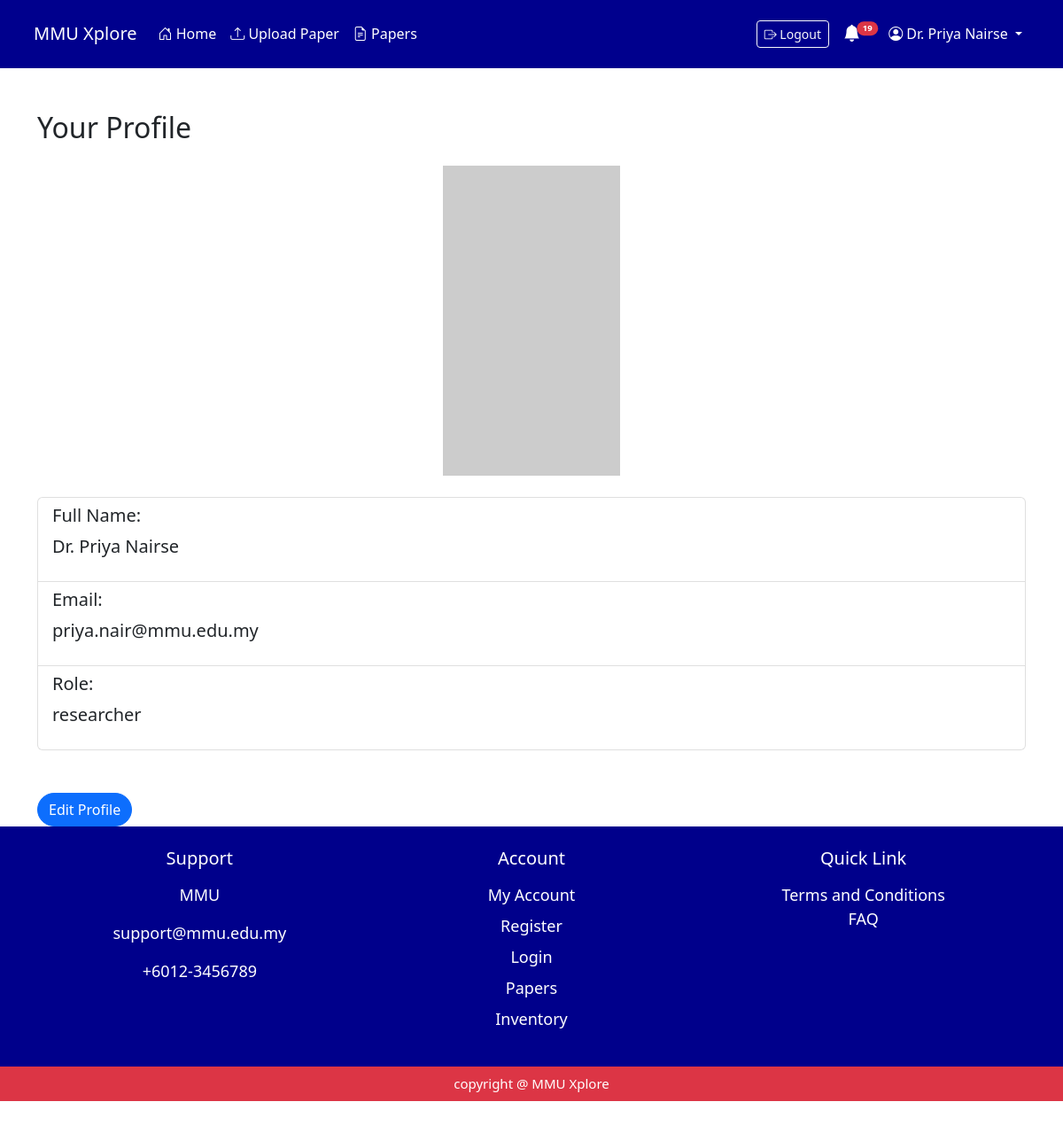
Page /profile/ (signed in) on the committed database.
### myapp/models.py (models this page shows, shortened)
class Researcher(models.Model):
     researcher_id = models.AutoField(primary_key=True)
     user_id = models.ForeignKey(User, on_delete=models.CASCADE)
     bio_description = models.TextField(blank=True)
     OCRID = models.CharField(max_length=50, blank=True)
     google_scholar_id = models.CharField(max_length=50, blank=True)
     publications = models.TextField(blank=True)

class User(models.Model):
     user_id = models.AutoField(primary_key=True)
     fullname = models.CharField(max_length=150 , default='unknown' , blank=True)
     university_id = models.CharField(max_length=50, unique=True , default='0000')
     email = models.EmailField(unique=True , default='unknown@example.com')
     password = models.CharField(max_length=250 , default='password')
     role = models.CharField(max_length=50, default='student')
     avatar = models.FileField(upload_to='profile/', blank=True, null=True)
     date_joined = models.DateTimeField(auto_now_add=True )

### myapp/views.py (the view)
# urls.py: path('profile/', views.profile_page, name='profile'),
@login_required
def profile_page(request):
    user_name = request.session.get('user_name', 'Guest')
    user_id = request.session.get('user_id')
    user_data = get_object_or_404(User, user_id=user_id)
    violation_count = Violations.objects.filter(user=user_data).count()
    return render(request, 'profile_page.html', {
        'user_name': user_name,
        'user_data': user_data,
        'inspect_mode': False,  # Not admin inspection mode
        'user_id': user_id,
        'violation_count': violation_count
    })

### myapp/views.py (called while the page is built)
def login_required(view_func):
    @wraps(view_func)
    def _wrapped_view(request, *args, **kwargs):
        user_name = request.session.get('user_name')
        if not user_name or user_name == 'Guest':
            messages.error(request, "You must be logged in to access this page.")
            return redirect('signin')
        return view_func(request, *args, **kwargs)
    return _wrapped_view

### myapp/templates/profile_page.html (shortened to what this page needs)
<!DOCTYPE html>
<html lang="en">
<head>
        <link href="https://cdn.jsdelivr.net/npm/bootstrap@5.2.3/dist/css/bootstrap.min.css" rel="stylesheet">
</head>
<body>
        {% if user_name == 'Guest' %}
            {% include 'components/guest_navbar.html' %}
        {% elif is_admin %}
            {% include 'components/admin_navbar.html' %}
        {% elif role == 'researcher' %}
            {% include 'components/researcher_navbar.html' %}
        {% elif role == 'program_coordinator' %}
            {% include 'components/coordinator_navbar.html' %}
        {% else %}
            {% include 'components/student_navbar.html' %}
        {% endif %}
    <div class="container mt-5">
        <h2 class="mb-4">Your Profile</h2>
        <div class="text-center mb-4">
            {% if user_data.avatar %}
                <img height="350px" width="200px" src="{{ user_data.avatar.url }}" alt="Profile Avatar">
            {% else %}
                <img height="350px" width="200px" src="https://via.placeholder.com/200x350?text=No+Avatar" alt="No Avatar">
            {% endif %}
        </div>
        <div class="list-group mb-5">
            <div class="list-group-item">
                <h5>Full Name:</h5>
                <p style="font-size: 20px;">{{ user_data.fullname }}</p>
            </div>
            <div class="list-group-item">
                <h5>Email:</h5>
                <p style="font-size: 20px;">{{ user_data.email }}</p>
            </div>
            <div class="list-group-item">
                <h5>Role:</h5>
                <p style="font-size: 20px;">{{ user_data.role }}</p>
            </div>
        </div>
        <a href="#" class="btn btn-primary" data-bs-toggle="modal" data-bs-target="#exampleModal" style="border-radius: 30px;">Edit Profile</a>
    </div>
    {% include 'components/footer.html' %}
</body>
</html>

### myapp/templates/components/researcher_navbar.html (shortened to what this page needs)
<link rel="stylesheet" href="https://cdn.jsdelivr.net/npm/bootstrap-icons@1.11.1/font/bootstrap-icons.css">
<nav class="navbar navbar-expand-lg" style="background-color: rgb(0, 0, 141);">
    <div class="container p-2">
        <a class="navbar-brand text-white" href="{% url 'researcher_home' researcher_id=researcher.pk %}">MMU
            Xplore</a>
        <div class="collapse navbar-collapse" id="researcherNavbar">
            <ul class="navbar-nav me-auto mb-2 mb-lg-0">
                <li class="nav-item">
                    <a class="nav-link text-white"
                        href="{% url 'researcher_home' researcher_id=researcher.pk %}">
                        <i class="bi bi-house-door"></i> Home
                    </a>
                </li>
                <li class="nav-item">
                    <a class="nav-link text-white"
                        href="{% url 'researcher_upload_page' researcher_id=researcher.researcher_id %}">
                        <i class="bi bi-upload"></i> Upload Paper
                    </a>
                </li>
                <li class="nav-item">
                    <a class="nav-link text-white" href="{% url 'researchpaper' %}">
                        <i class="bi bi-file-earmark-text"></i> Papers
                    </a>
                </li>
            </ul>
            <ul class="navbar-nav align-items-center">
                <li class="nav-item me-2">
                    <a class="btn btn-outline-light btn-sm" href="{% url 'logout' %}">
                        <i class="bi bi-box-arrow-right"></i> Logout
                    </a>
                </li>
                <li class="nav-item me-3">
                    <a class="nav-link text-white position-relative" href="#" data-bs-toggle="offcanvas"
                        data-bs-target="#notificationOffcanvas" aria-controls="notificationOffcanvas">
                        <i class="bi bi-bell-fill" style="font-size: 1.2rem;"></i>
                        {% if notifications %}
                        <span class="position-absolute top-0 start-100 translate-middle badge rounded-pill bg-danger"
                            style="font-size: 0.6rem; transform: translate(-50%, 50%) !important;">
                            {{ notifications|length }}
                        </span>
                        {% endif %}
                    </a>
                </li>
                <li class="nav-item dropdown">
                    <a class="nav-link dropdown-toggle text-white" href="#" role="button" data-bs-toggle="dropdown">
                        {% if researcher.user_id.avatar %}
                            <img src="{{ researcher.user_id.avatar.url }}" alt="Avatar" class="rounded-circle me-1" style="width: 24px; height: 24px; object-fit: cover;">
                        {% else %}
                            <i class="bi bi-person-circle"></i>
                        {% endif %}
                        {{ researcher.user_id.fullname }}
                    </a>
                </li>
            </ul>
        </div>
    </div>
</nav>

### rows in the picture
Researcher: user_id.fullname "Dr. Priya Nairse"
User: fullname "Dr. Priya Nairse", email "priya.nair@mmu.edu.my", role "researcher"

### other values in the picture
{{ notifications|length }} "19"
